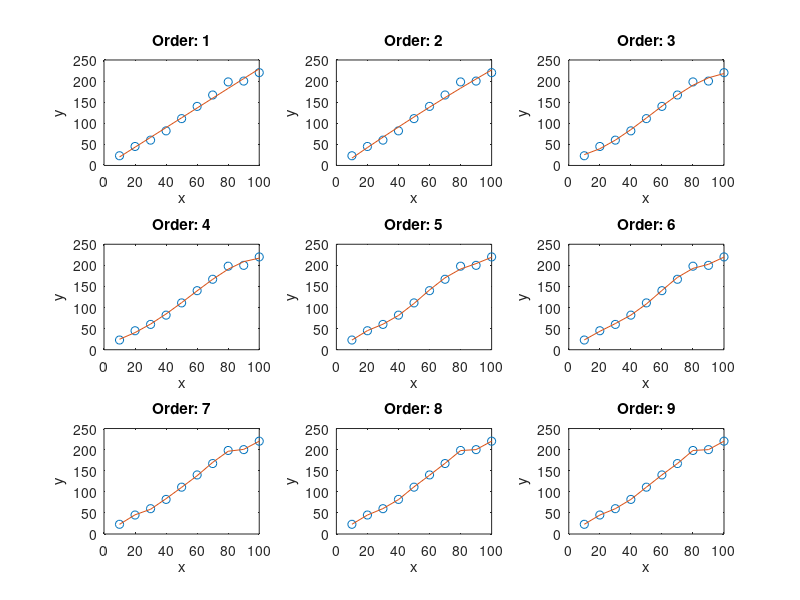

MATLAB code to generate this figure:
x = 10:10:100;
y = [23, 45, 60, 82, 111, 140, 167, 198, 200, 220];

for n=1:1:9
    p = polyfit(x, y, n);
    y_model = polyval(p, x);
    subplot(3, 3, n);
    plot(x, y, 'o', x, y_model);
    title(sprintf('Order: %d', n))
    xlabel('x');
    ylabel('y');
end
